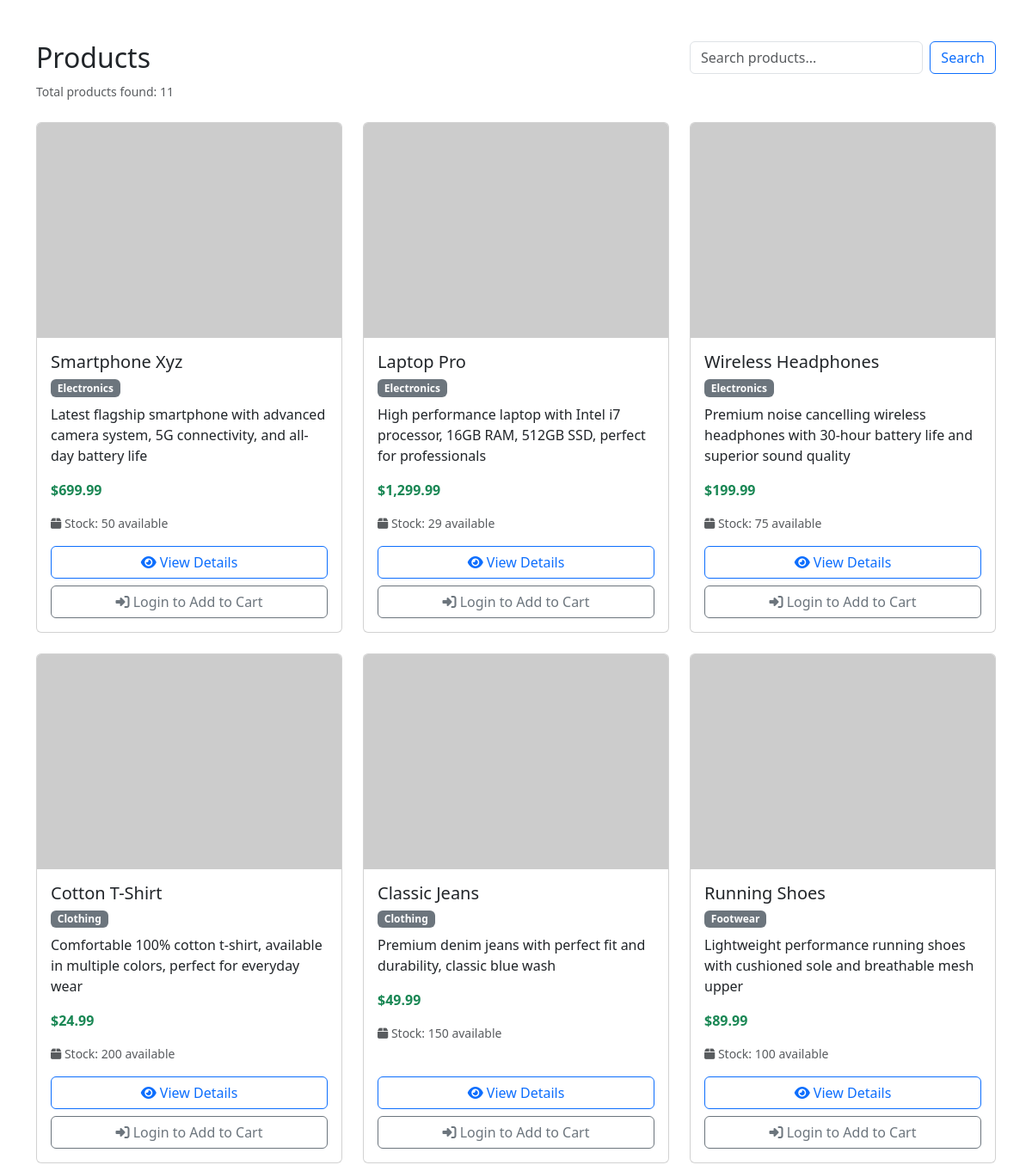
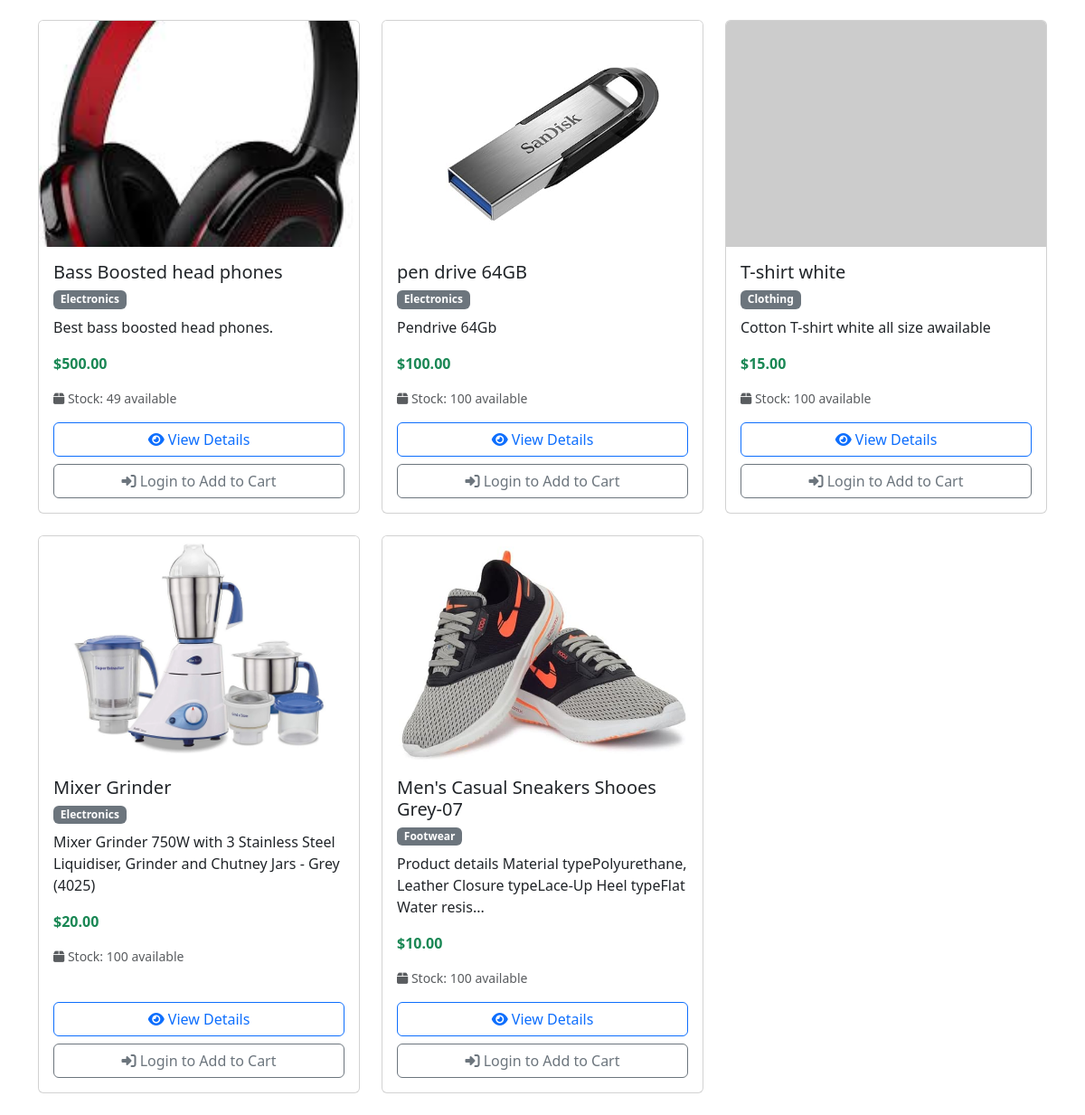
/products.php, run on the app's committed database (2 pictures, top to bottom).
### tables this page shows
CREATE TABLE `product_images` (
  `id` int(11) NOT NULL,
  `product_id` int(11) NOT NULL,
  `image_url` varchar(500) NOT NULL,
  `is_primary` tinyint(1) DEFAULT 0,
  `display_order` int(11) DEFAULT 0,
  `created_at` timestamp NOT NULL DEFAULT current_timestamp()
);

CREATE TABLE `products` (
  `id` int(11) NOT NULL,
  `name` varchar(100) NOT NULL,
  `description` text DEFAULT NULL,
  `price` decimal(10,2) NOT NULL,
  `category` varchar(50) DEFAULT NULL,
  `stock` int(11) DEFAULT 100,
  `created_at` timestamp NOT NULL DEFAULT current_timestamp()
);

### config/database.php (called while the page is built, shortened)
<?php
class Database {
    private $host = "localhost";
    private $username = "root";
    private $password = "";
    private $database = "ecommerce";
    public function __construct() {
        $this->conn = new mysqli($this->host, $this->username, $this->password, $this->database);
    }
}
?>

### products.php (the view, shortened to what this page needs)
<?php
require_once 'config/database.php';
$db = new Database();
$category = isset($_GET['category']) ? $_GET['category'] : '';
$search   = isset($_GET['search']) ? $_GET['search'] : '';
$sql = "SELECT p.*, pi.image_url
        FROM products p
        LEFT JOIN product_images pi ON p.id = pi.product_id AND pi.is_primary = 1
        WHERE 1";
$stmt = $db->conn->prepare($sql);
$stmt->execute();
$result = $stmt->get_result();
?>
<!DOCTYPE html>
<html lang="en">
<head>
    <link href="https://cdn.jsdelivr.net/npm/bootstrap@5.3.0/dist/css/bootstrap.min.css" rel="stylesheet">
    <link rel="stylesheet" href="https://cdnjs.cloudflare.com/ajax/libs/font-awesome/6.4.0/css/all.min.css">
</head>
<body>
    <div class="container mt-5">
        <div class="row mb-4">
            <div class="col-md-8">
                <h2>Products <?php echo $category ? " - " . htmlspecialchars($category) : ''; ?></h2>
                <small class="text-muted">Total products found: <?php echo $result->num_rows; ?></small>
            </div>
            <div class="col-md-4">
                <form method="GET" action="products.php" class="d-flex">
                    <input type="text"
                           name="search"
                           class="form-control me-2"
                           placeholder="Search products..."
                           value="<?php echo htmlspecialchars($search); ?>">
                    <button type="submit" class="btn btn-outline-primary">Search</button>
                </form>
            </div>
        </div>
        <div class="row">
        <?php if ($result->num_rows > 0): ?>
            <?php
            while ($product = $result->fetch_assoc()):
            ?>
                <div class="col-md-4 mb-4">
                    <div class="card product-card h-100">
                        <img src="<?php echo !empty($product['image_url']) ? htmlspecialchars($product['image_url']) : 'https://via.placeholder.com/400x300?text=No+Image'; ?>"
                             class="card-img-top"
                             alt="<?php echo htmlspecialchars($product['name']); ?>"
                             style="height: 250px; object-fit: cover;"
                             onerror="this.src='https://via.placeholder.com/400x300?text=Image+Not+Found';">
                        <div class="card-body d-flex flex-column">
                            <h5 class="card-title">
                                <?php echo htmlspecialchars($product['name']); ?>
                            </h5>
                            <span class="badge bg-secondary mb-2 align-self-start">
                                <?php echo htmlspecialchars($product['category']); ?>
                            </span>
                            <p class="card-text">
                                <?php
                                $desc = htmlspecialchars($product['description']);
                                echo strlen($desc) > 100 ? substr($desc, 0, 100) . '...' : $desc;
                                ?>
                            </p>
                            <p class="card-text">
                                <strong class="text-success">$<?php echo number_format($product['price'], 2); ?></strong>
                            </p>
                            <p class="card-text text-muted small">
                                <i class="fas fa-box"></i> Stock: <?php echo htmlspecialchars($product['stock']); ?> available
                            </p>
                            <div class="mt-auto">
                                <div class="d-grid gap-2">
                                    <a href="product_detail.php?id=<?php echo $product['id']; ?>"
                                       class="btn btn-outline-primary">
                                        <i class="fas fa-eye"></i> View Details
                                    </a>
                                    <?php if (isset($_SESSION['user_id'])): ?>
                                        <?php if ($product['stock'] > 0): ?>
                                            <form method="POST" action="add_to_cart.php">
                                                <input type="hidden" name="product_id" value="<?php echo $product['id']; ?>">
                                                <button type="submit" class="btn btn-primary w-100">
                                                    <i class="fas fa-cart-plus"></i> Add to Cart
                                                </button>
                                            </form>
                                        <?php else: ?>
                                            <button class="btn btn-secondary w-100" disabled>
                                                <i class="fas fa-times"></i> Out of Stock
                                            </button>
                                        <?php endif; ?>
                                    <?php else: ?>
                                        <a href="login.php" class="btn btn-outline-secondary">
                                            <i class="fas fa-sign-in-alt"></i> Login to Add to Cart
                                        </a>
                                    <?php endif; ?>
                                </div>
                            </div>
                        </div>
                    </div>
                </div>
            <?php endwhile; ?>
        <?php endif; ?>
        </div>
    </div>
</body>
</html>

### products.php (style rules this page uses)
.product-card { transition: transform 0.2s; }

### data on the page
product_images: product.name "Smartphone Xyz", product.category "Electronics", product.description "Latest flagship smartphone with advanced camera system, 5G connectivity, and all-day battery life", product.price "699.99", product.stock "50"
product_images: product.name "Laptop Pro", product.category "Electronics", product.description "High performance laptop with Intel i7 processor, 16GB RAM, 512GB SSD, perfect for professionals", product.price "1,299.99", product.stock "29"
product_images: product.name "Wireless Headphones", product.category "Electronics", product.description "Premium noise cancelling wireless headphones with 30-hour battery life and superior sound quality", product.price "199.99", product.stock "75"
product_images: product.name "Cotton T-Shirt", product.category "Clothing", product.description "Comfortable 100% cotton t-shirt, available in multiple colors, perfect for everyday wear", product.price "24.99", product.stock "200"
product_images: product.name "Classic Jeans", product.category "Clothing", product.description "Premium denim jeans with perfect fit and durability, classic blue wash", product.price "49.99", product.stock "150"
product_images: product.name "Running Shoes", product.category "Footwear", product.description "Lightweight performance running shoes with cushioned sole and breathable mesh upper", product.price "89.99", product.stock "100"
product_images: image_url (picture), product.name "Bass Boosted head phones", product.category "Electronics", product.description "Best bass boosted head phones.", product.price "500.00", product.stock "49"
product_images: image_url (picture), product.name "pen drive 64GB", product.category "Electronics", product.description "Pendrive 64Gb", product.price "100.00", product.stock "100"
product_images: product.name "T-shirt white", product.category "Clothing", product.description "Cotton T-shirt white all size awailable", product.price "15.00", product.stock "100"
product_images: image_url (picture), product.name "Mixer Grinder", product.category "Electronics", product.description "Mixer Grinder 750W with 3 Stainless Steel Liquidiser, Grinder and Chutney Jars - Grey (4025)", product.price "20.00", product.stock "100"
product_images: image_url (picture), product.name "Men's Casual Sneakers Shooes Grey-07", product.category "Footwear", product.description "Product details Material typePolyurethane, Leather Closure typeLace-Up Heel typeFlat Water resis", product.price "10.00", product.stock "100"

### other printed values
$result->num_rows "11"
